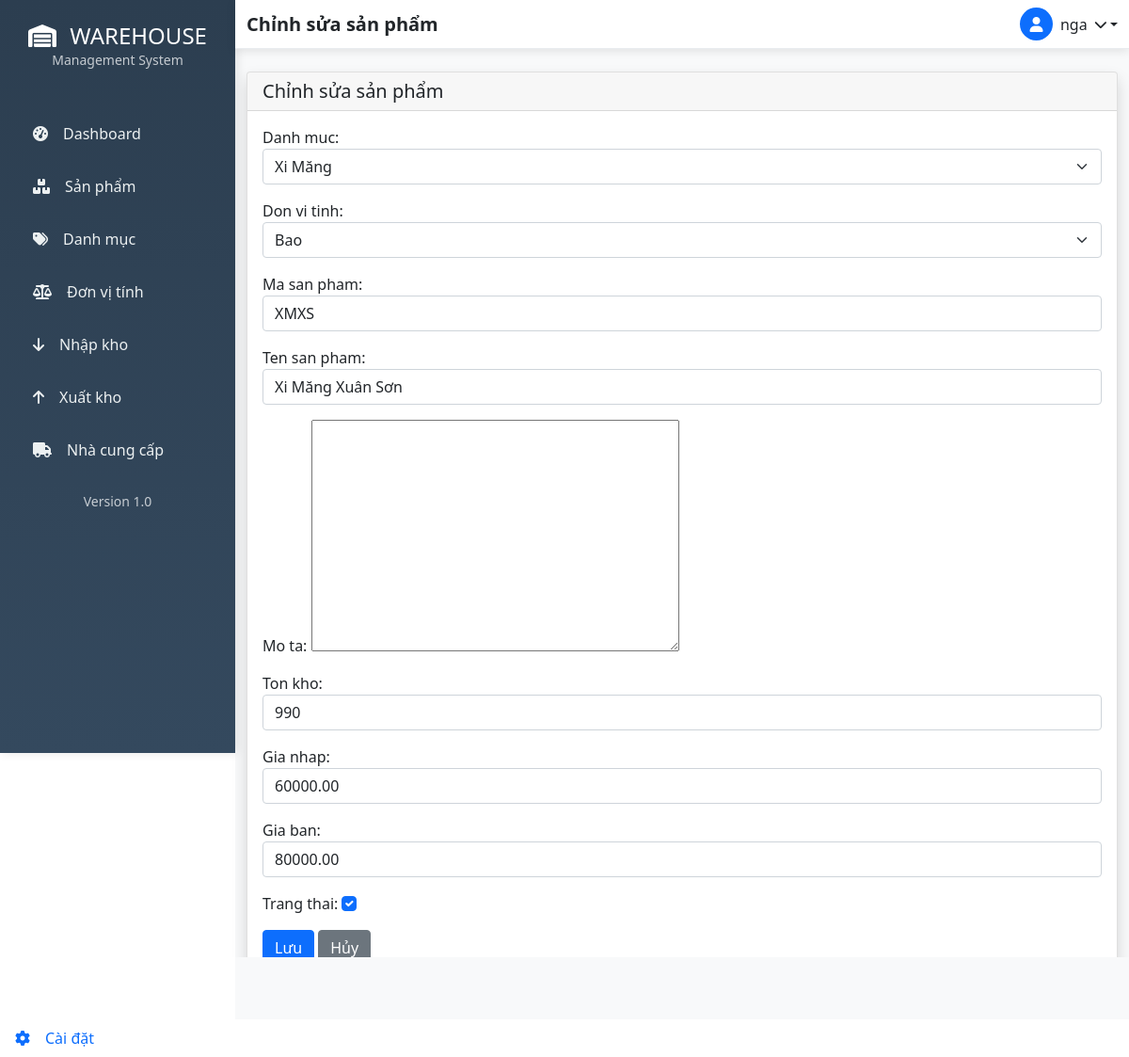
Page /san-pham/1/edit/ (signed in) on the committed database.
### accounts/models.py (models this page shows, shortened)
class NguoiDung(AbstractUser):
    ho_ten = models.CharField(max_length=100, blank=True)
    vai_tro = models.CharField(max_length=20, choices=[
        ('admin', 'Quản trị viên'),
        ('manager', 'Quản lý'),
        ('staff', 'Nhân viên'),
    ], default='staff')
    trang_thai = models.BooleanField(default=True)

### products/models.py (models this page shows, shortened)
class SanPham(models.Model):
    danh_muc = models.ForeignKey(DanhMucSanPham, on_delete=models.CASCADE)
    don_vi_tinh = models.ForeignKey(DonViTinh, on_delete=models.CASCADE)
    ma_san_pham = models.CharField(max_length=50, unique=True)
    ten_san_pham = models.CharField(max_length=200)
    mo_ta = models.TextField(blank=True, null=True)
    ton_kho = models.IntegerField(default=0)
    gia_nhap = models.DecimalField(max_digits=15, decimal_places=2)
    gia_ban = models.DecimalField(max_digits=15, decimal_places=2)
    trang_thai = models.BooleanField(default=True)
    ngay_tao = models.DateTimeField(auto_now_add=True)
    class Meta:
        verbose_name = "Sản phẩm"
        verbose_name_plural = "Sản phẩm"

### products/views.py (the view)
# urls.py: path('<int:pk>/edit/', views.product_edit, name='product_edit'),
@login_required
def product_edit(request, pk):
    product = get_object_or_404(SanPham, pk=pk)
    if request.method == 'POST':
        form = SanPhamForm(request.POST, instance=product)
        if form.is_valid():
            form.save()
            return redirect('product_list')
    else:
        form = SanPhamForm(instance=product)
    return render(request, 'products/product_form.html', {'form': form, 'title': 'Chỉnh sửa sản phẩm'})

### products/forms.py
class SanPhamForm(forms.ModelForm):
    class Meta:
        model = SanPham
        fields = '__all__'
        widgets = {
            'ma_san_pham': forms.TextInput(attrs={'class': 'form-control'}),
            'ten_san_pham': forms.TextInput(attrs={'class': 'form-control'}),
            'danh_muc': forms.Select(attrs={'class': 'form-select'}),
            'don_vi_tinh': forms.Select(attrs={'class': 'form-select'}),
            'gia_nhap': forms.NumberInput(attrs={'class': 'form-control'}),
            'gia_ban': forms.NumberInput(attrs={'class': 'form-control'}),
            'ton_kho': forms.NumberInput(attrs={'class': 'form-control'}),
            'trang_thai': forms.CheckboxInput(attrs={'class': 'form-check-input'}),
        }
    def __init__(self, *args, **kwargs):
        super().__init__(*args, **kwargs)
        self.fields['danh_muc'].queryset = DanhMucSanPham.objects.all().order_by('ten_danh_muc')
        self.fields['don_vi_tinh'].queryset = DonViTinh.objects.all().order_by('ten_don_vi')

### products/models.py (called while the page is built)
    def __str__(self):
        return self.ten_danh_muc

    def __str__(self):
        return self.ten_don_vi

### templates/products/product_form.html (shortened to what this page needs)
{% extends 'base.html' %}
{% block page_title %}{{ title }}{% endblock %}
{% block content %}
<div class="card shadow">
    <div class="card-header">
        <h5 class="mb-0">{{ title }}</h5>
    </div>
    <div class="card-body">
        <form method="post">
            {{ form.as_p }}
            <button type="submit" class="btn btn-primary">Lưu</button>
            <a href="{% url 'product_list' %}" class="btn btn-secondary">Hủy</a>
        </form>
    </div>
</div>
{% endblock %}

### templates/base.html (shortened to what this page needs)
{% load static %}
<html lang="vi">
<head>
    <link href="https://cdn.jsdelivr.net/npm/bootstrap@5.1.3/dist/css/bootstrap.min.css" rel="stylesheet">
    <link rel="stylesheet" href="https://cdnjs.cloudflare.com/ajax/libs/font-awesome/6.0.0/css/all.min.css">
</head>
<body>
    {% if user.is_authenticated %}
    <div class="d-flex">
        <div class="sidebar">
            <div class="sidebar-header text-center py-4">
                <h4 class="text-white mb-0">
                    <i class="fas fa-warehouse me-2"></i>
                    WAREHOUSE
                </h4>
                <small class="text-light opacity-75">Management System</small>
            </div>
            <nav class="nav flex-column mt-3">
                <a class="nav-link {% if request.resolver_match.url_name == 'dashboard' %}active{% endif %}"
                   href="{% url 'dashboard' %}">
                    <i class="fas fa-tachometer-alt me-3"></i>Dashboard
                </a>
                <a class="nav-link {% if 'product' in request.path %}active{% endif %}"
                   href="{% url 'product_list' %}">
                    <i class="fas fa-boxes me-3"></i>Sản phẩm
                </a>
                <a class="nav-link {% if 'category' in request.path %}active{% endif %}"
                   href="{% url 'category_list' %}">
                    <i class="fas fa-tags me-3"></i>Danh mục
                </a>
                <a class="nav-link {% if 'unit' in request.path %}active{% endif %}"
                   href="{% url 'unit_list' %}">
                    <i class="fas fa-balance-scale me-3"></i>Đơn vị tính
                </a>
                <a class="nav-link {% if 'nhap' in request.path %}active{% endif %}"
                   href="{% url 'inventory:danh_sach_nhap' %}">
                    <i class="fas fa-arrow-down me-3"></i>Nhập kho
                </a>
                <a class="nav-link {% if 'xuat' in request.path %}active{% endif %}"
                   href="{% url 'inventory:danh_sach_xuat' %}">
                    <i class="fas fa-arrow-up me-3"></i>Xuất kho
                </a>
                <a class="nav-link" href="/doi-tac/nha-cung-cap/">
                    <i class="fas fa-truck me-3"></i>Nhà cung cấp
                </a>
            </nav>
            <div class="sidebar-footer mt-auto p-3">
                <div class="text-center">
                    <small class="text-light opacity-75">Version 1.0</small>
                </div>
            </div>
        </div>
        <div class="main-content flex-grow-1">
            <nav class="navbar navbar-custom navbar-expand-lg">
                <div class="container-fluid">
                    <div class="d-flex align-items-center">
                        <h5 class="mb-0 text-dark fw-bold">{% block page_title %}Dashboard{% endblock %}</h5>
                    </div>
            <div class="d-flex align-items-center">
            <div class="dropdown">
                <a href="#" class="dropdown-toggle text-dark text-decoration-none d-flex align-items-center"
                   id="userDropdown" data-bs-toggle="dropdown" aria-expanded="false">
                    <div class="bg-primary rounded-circle d-flex align-items-center justify-content-center me-2"
                         style="width: 35px; height: 35px;">
                        <i class="fas fa-user text-white"></i>
                    </div>
                    <span class="me-2">{{ user.username }}</span>
                    <i class="fas fa-chevron-down small"></i>
                </a>
            </div>
        </div>
                </div>
            </nav>
            <div class="container-fluid py-4">
                {% block content %}
                {% endblock %}
            </div>
        </div>
    </div>
    {% else %}
    <div class="auth-wrapper">
        {% block auth_content %}
        {% endblock %}
    </div>
    {% endif %}
        <a class="nav-link {% if 'settings' in request.path %}active{% endif %}"
            href="{% url 'settings:profile' %}">
         <i class="fas fa-cog me-3"></i>Cài đặt
        </a>
</body>
</html>

### templates/base.html (style rules this page uses)
:root { --primary-color: #2c3e50; --secondary-color: #34495e; --accent-color: #3498db; --sidebar-width: 250px; }
.sidebar { background: linear-gradient(180deg, var(--primary-color) 0%, var(--secondary-color) 100%); min-height: 100vh; width: var(--sidebar-width); position: fixed; left: 0; top: 0; box-shadow: 2px 0 10px rgba(0,0,0,0.1); }
.sidebar .nav-link { color: #ecf0f1; padding: 12px 20px; border-radius: 8px; margin: 4px 15px; transition: all 0.3s ease; font-weight: 500; }
.main-content { margin-left: var(--sidebar-width); min-height: 100vh; background-color: #f8f9fa; }
.navbar-custom { background: white !important; box-shadow: 0 2px 10px rgba(0,0,0,0.1); border-bottom: 1px solid #e9ecef; }

### rows in the picture
NguoiDung: username "nga"
SanPham: danh_muc "Xi Măng", don_vi_tinh "Bao", ma_san_pham "XMXS", ten_san_pham "Xi Măng Xuân Sơn", ton_kho "990", gia_nhap "60000.00", gia_ban "80000.00", trang_thai "☑"

### other values in the picture
{{ title }} "Chỉnh sửa sản phẩm"
